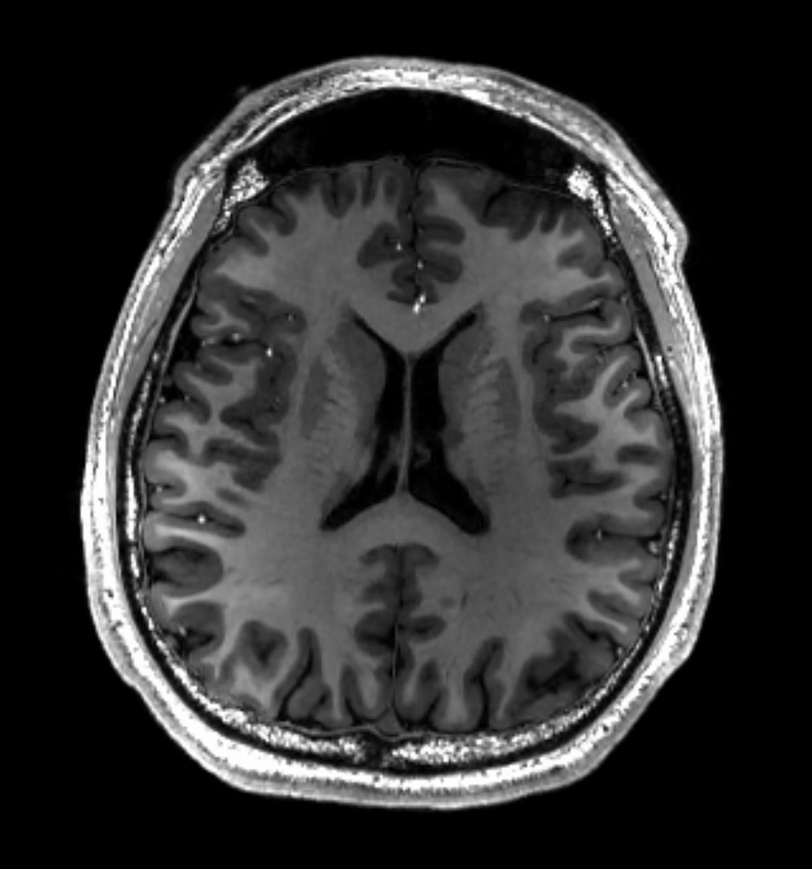
#> input picture test_image.jpg, 812 x 869 px, shrunk from 1433 x 1534 before the run
$ python SyntheticMask.py
#> lines starting #> are read from the running program, lines starting #| are printed output that depends on the picture; after the words box and inside, x2 and y2 are one past the last pixel; in counts of white or black regions, pixels touching at a corner belong together
import numpy as np
import cv2

# Load an image
image = cv2.imread('test_image.jpg')
#> image is the input picture: shape (869, 812, 3); min 0, max 255, mean 48.6
height, width = image.shape[:2]
#> height = 869; width = 812

# Create a simple synthetic mask (e.g., a circle in the center)
mask = np.zeros((height, width), dtype=np.uint8)
cv2.circle(mask, (width // 2, height // 2), 50, (255), -1)  # Circle in the center
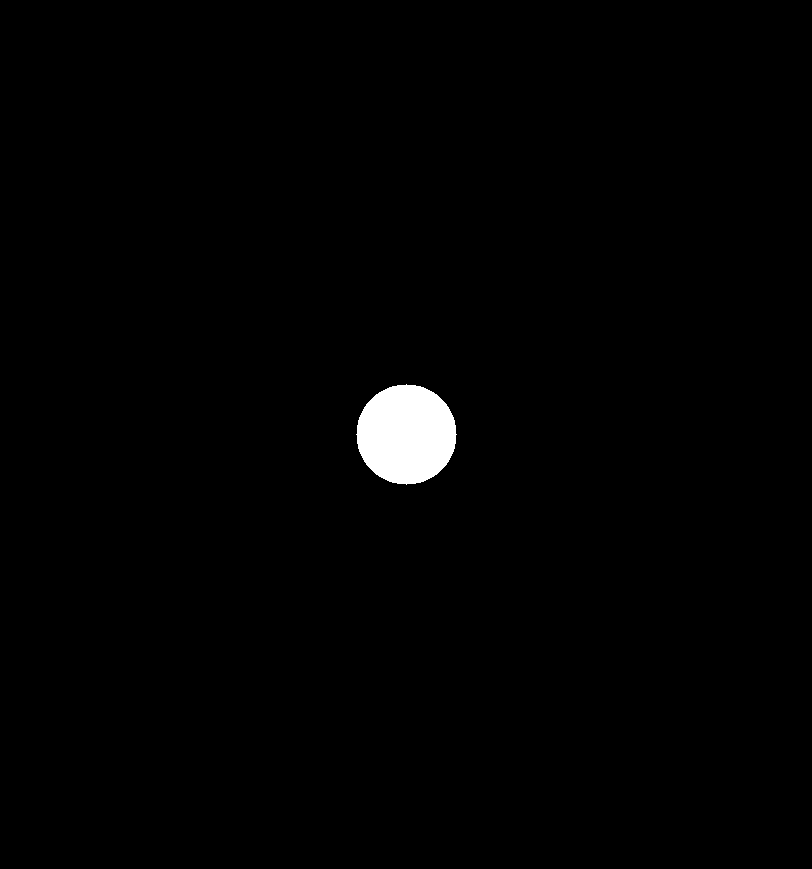
#> mask: shape (869, 812); 1.1% white; 1 white region, box (x1, y1, x2, y2) and area: (356, 384, 457, 485) 7845

# Save the synthetic mask
cv2.imwrite('test_mask.jpg', mask)
print("Synthetic mask created and saved as test_mask.jpg")
